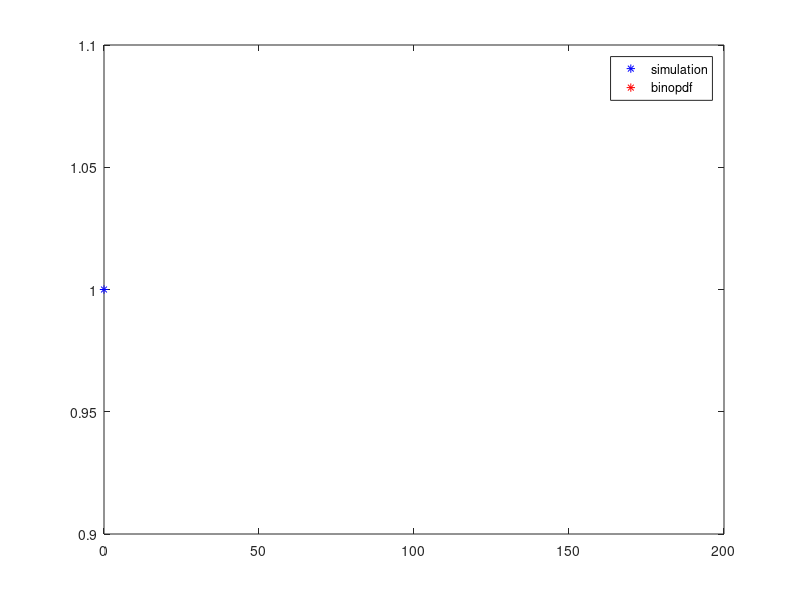

Here is the MATLAB script that generated this plot:
% d)
clear
n = input('Please enter value for n: ');
p = input('Please enter value for p: ');
N = input('Please enter value for N: ');
for i = 1:N
    for j = 1:n
      X(j) = 0;
      while rand >= p
        X(j) = X(j) + 1;
      endwhile
    endfor
    Y(i) = sum(X);
endfor
K = 0:150;
U_Y = unique(Y);
n_Y = hist(Y, length(U_Y));
rel_freq = n_Y / N;

plot(U_Y, rel_freq, "b*", K, geopdf(K,p), "r*")
legend("simulation", "binopdf");
